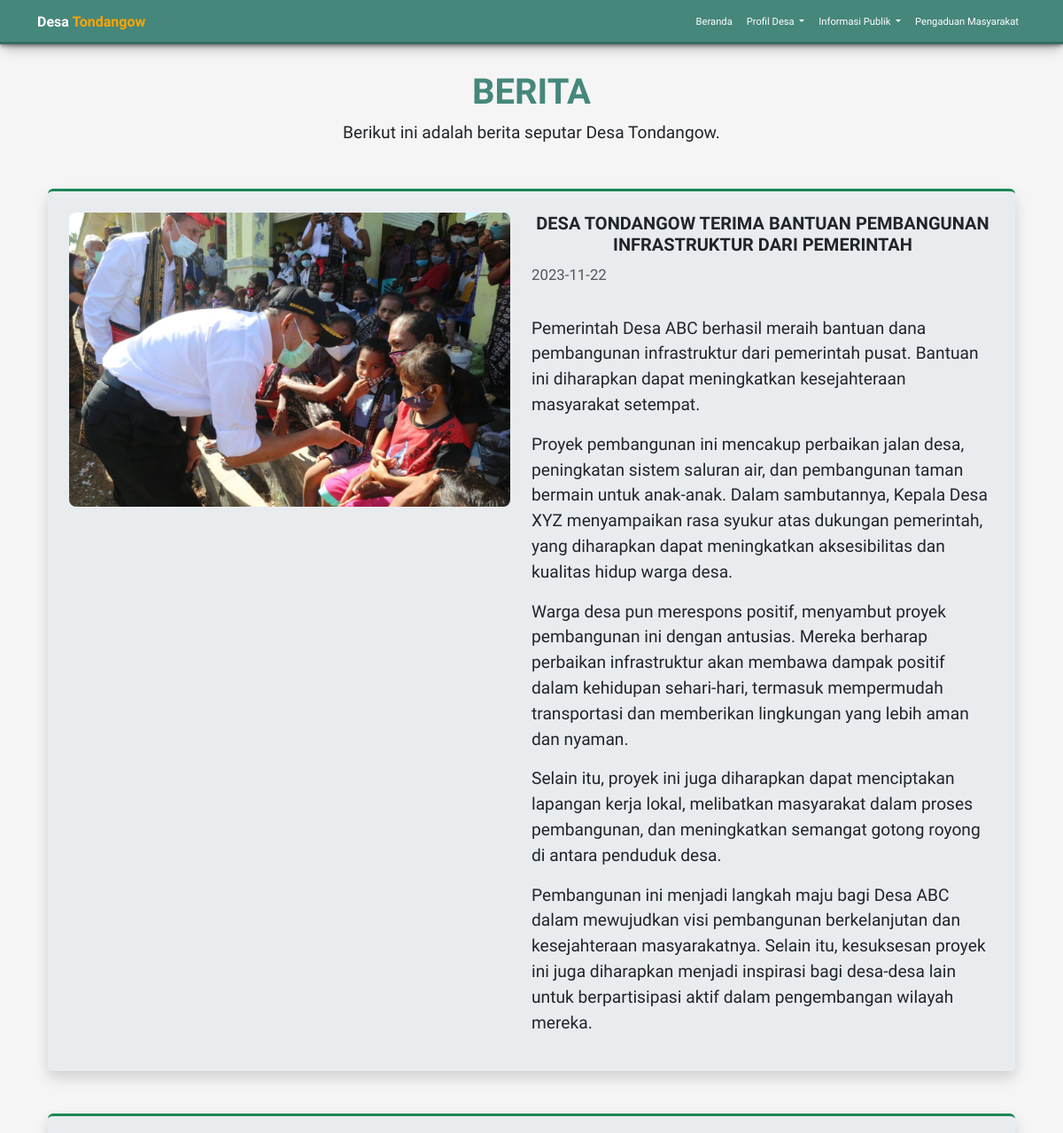
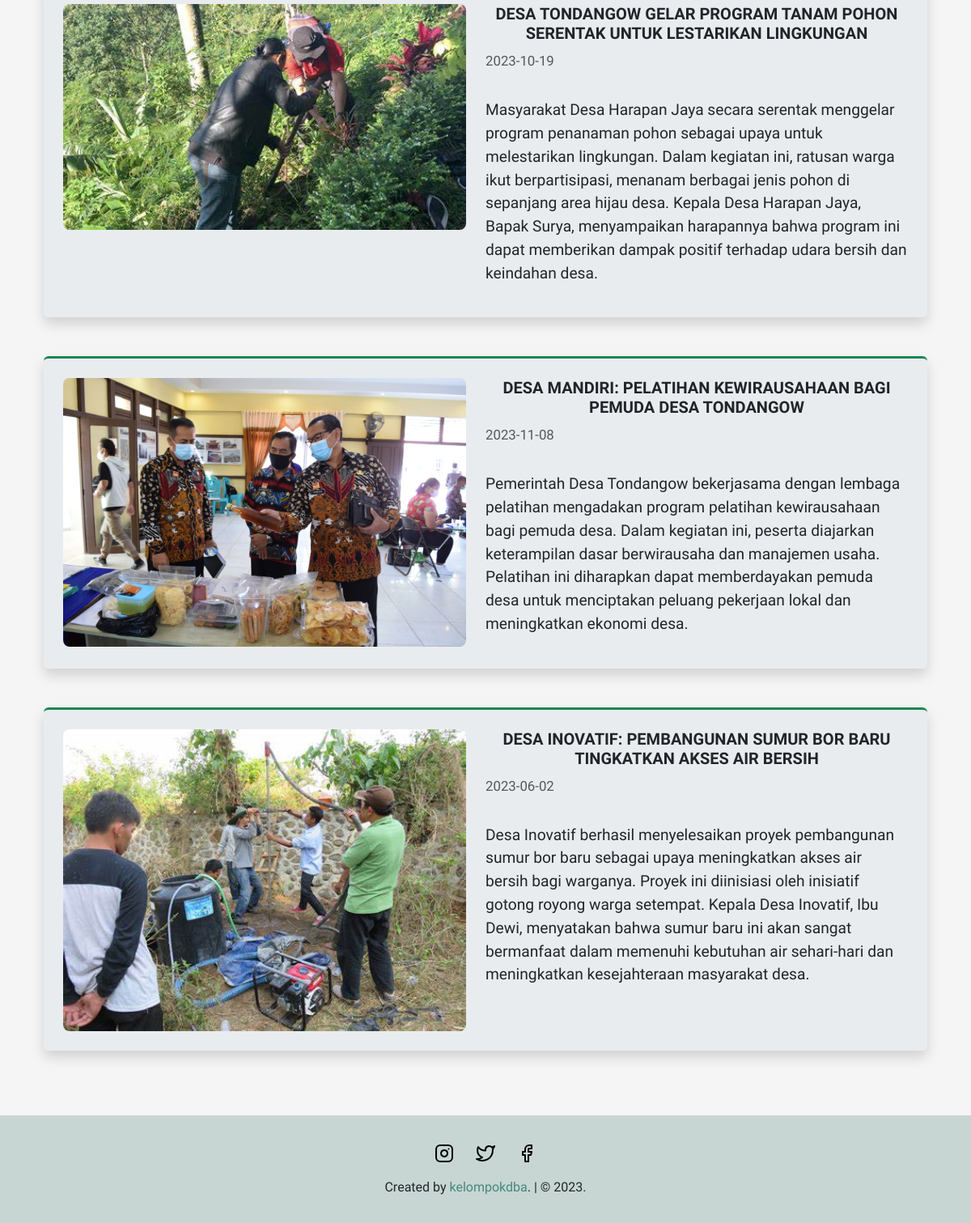
Page /berita.php on the committed database (2 pictures, top to bottom).
### tables this page shows
CREATE TABLE `berita` (
  `id` int(11) NOT NULL,
  `judul_berita` varchar(255) NOT NULL,
  `tanggal_berita` date NOT NULL,
  `detail_berita` text NOT NULL,
  `gambar` varchar(255) NOT NULL
);

### function.php (called while the page is built, shortened)
<?php
require_once 'templates/dbconnect.php';
function query($query)
{
    global $dbconnect;
    $result = mysqli_query($dbconnect, $query);
    $rows = [];
    while ($row = mysqli_fetch_assoc($result)) {
        $rows[] = $row;
    }
    return $rows;
}

### berita.php (the view)
<?php
include 'templates/header.php';
require 'function.php';
$query = query('SELECT * FROM berita');
?>
<section id="berita" class="berita">
  <div class="container">
    <div class="container" data-aos="fade-right">
      <h1 class="text-center">BERITA</h1>
      <p class="text-center">Berikut ini adalah berita seputar Desa Tondangow.</p>
      <?php foreach ($query as $berita) { ?>
        <div class="row g-0 bg-body-secondary position-relative shadow border-top border-success rounded-2 border-3 mt-5">
          <div class="col-md-6 mb-md-0 p-md-4">
            <img src="img/berita/<?= $berita['gambar'] ?>"
              class="img-fluid mx-auto d-block w-100 animate__animated animate__zoomIn rounded-3" alt="">
          </div>
          <div class="col-md-6 p-4 ps-md-0 animate__animated animate__fadeIn">
            <h5 class="text-center fw-bold mt-0 text-uppercase text">
              <?= $berita['judul_berita'] ?>
            </h5>
            <p><small class="text-body-secondary">
                <?= $berita['tanggal_berita']; ?>
              </small></p>
            <p class="d-block" style="max-height:250px; text-align: justify; text-indent:30px; overflow: auto;">
              <?php echo $berita['detail_berita'] ?>
            </p>
          </div>
        </div>
      <?php } ?>
    </div>
  </div>
</section>
<?php
include 'templates/footer.php';
?>

### css/style.css (style rules this page uses)
:root { --green: #46877b; --green-transparant: rgb(70 135 123 / 0.8); --bg: #f5f5f5; --shadow: 1px 1px 2px black, 0 0 1em black, 0 0 0.2em black; --animate-duration: 1.5s; --animate-delay: 1.5s; }
body { font-size: 1.2rem; font-family: "Work Sans", sans-serif; background-color: var(--bg); overflow-x: hidden; }
.berita { min-height: 100vh; padding: 5rem 0; margin-bottom: -3rem; }
.berita h1 { color: var(--green); font-weight: 600; }

### rows in the picture
berita: gambar (picture), judul_berita "DESA TONDANGOW TERIMA BANTUAN PEMBANGUNAN INFRASTRUKTUR DARI PEMERINTAH", tanggal_berita "2023-11-22", detail_berita "Pemerintah Desa ABC berhasil meraih bantuan dana pembangunan infrastruktur dari pemerintah pusat. Bantuan ini diharapkan dapat meningkatkan kesejahteraan masyarakat setempat. Proyek pembangunan ini mencakup perbaikan jalan desa, peningkatan sistem saluran air, dan pembangunan taman bermain untuk anak-anak. Dalam sambutannya, Kepala Desa XYZ menyampaikan rasa syukur atas dukungan pemerintah, yang diharapkan dapat meningkatkan aksesibilitas dan kualitas hidup warga desa. Warga desa pun merespons positif, menyambut proyek pembangunan ini dengan antusias. Mereka berharap perbaikan infrastruktur akan membawa dampak positif dalam kehidupan sehari-hari, termasuk mempermudah transportasi dan…"
berita: gambar (picture), judul_berita "DESA TONDANGOW GELAR PROGRAM TANAM POHON SERENTAK UNTUK LESTARIKAN LINGKUNGAN", tanggal_berita "2023-10-19", detail_berita "Masyarakat Desa Harapan Jaya secara serentak menggelar program penanaman pohon sebagai upaya untuk melestarikan lingkungan. Dalam kegiatan ini, ratusan warga ikut berpartisipasi, menanam berbagai jenis pohon di sepanjang area hijau desa. Kepala Desa Harapan Jaya, Bapak Surya, menyampaikan harapannya bahwa program ini dapat memberikan dampak positif terhadap udara bersih dan keindahan desa."
berita: gambar (picture), judul_berita "DESA MANDIRI: PELATIHAN KEWIRAUSAHAAN BAGI PEMUDA DESA TONDANGOW", tanggal_berita "2023-11-08", detail_berita "Pemerintah Desa Tondangow bekerjasama dengan lembaga pelatihan mengadakan program pelatihan kewirausahaan bagi pemuda desa. Dalam kegiatan ini, peserta diajarkan keterampilan dasar berwirausaha dan manajemen usaha. Pelatihan ini diharapkan dapat memberdayakan pemuda desa untuk menciptakan peluang pekerjaan lokal dan meningkatkan ekonomi desa."
berita: gambar (picture), judul_berita "DESA INOVATIF: PEMBANGUNAN SUMUR BOR BARU TINGKATKAN AKSES AIR BERSIH", tanggal_berita "2023-06-02", detail_berita "Desa Inovatif berhasil menyelesaikan proyek pembangunan sumur bor baru sebagai upaya meningkatkan akses air bersih bagi warganya. Proyek ini diinisiasi oleh inisiatif gotong royong warga setempat. Kepala Desa Inovatif, Ibu Dewi, menyatakan bahwa sumur baru ini akan sangat bermanfaat dalam memenuhi kebutuhan air sehari-hari dan meningkatkan kesejahteraan masyarakat desa."
